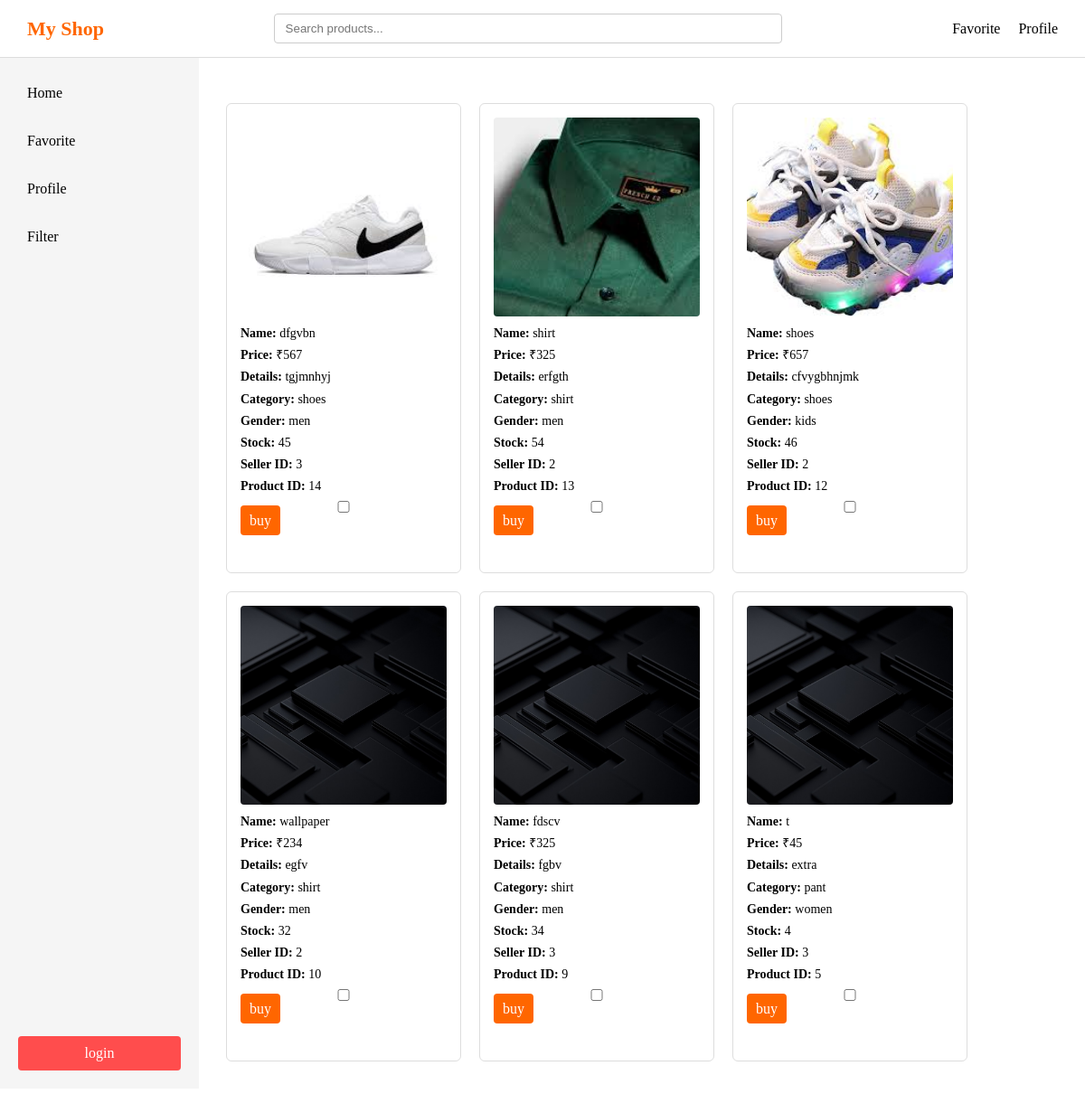
The page / on the database its author committed.
### main.py (models this page shows)
class Product(db.Model):
    id=db.Column(db.Integer, primary_key = True)
    product_name = db.Column(db.String(100))
    product_price= db.Column(db.Integer)
    product_image= db.Column(db.String(200))
    product_details = db.Column(db.Text)
    product_category = db.Column(db.String(100))
    product_gender= db.Column(db.String(20))
    product_stock= db.Column(db.Integer)
    seller_id = db.Column(db.Integer, db.ForeignKey('user.id'))

### main.py (the view)
@app.route('/')
def main():
    if 'user' in session:
        return redirect(url_for('home'))
    products = Product.query.order_by(Product.id.desc()).all()
    return render_template("main.html", products = products )

### templates/main.html (shortened to what this page needs)
<!DOCTYPE html>
<html lang="en">
<head>
    <link rel="stylesheet" href="{{ url_for('static', filename='style.css') }}">
</head>
<body id="body">
    <div class="header">
        <div class="logo">My Shop</div>
        <div class="searchbar" id="searchbar">
            <input type="text" placeholder="Search products..." />
        </div>
        <div class="right">
            <div class="favorite"><a >Favorite</a></div>
            <div class="profile"><a >Profile</a></div>
        </div>
    </div>
    <div class="layout">
        <div class="sidebar">
            <div class="top">
                <div class="home" id="sidebar-home">Home</div>
                <div class="favorite" id="sidebar-favorite">Favorite</div>
                <div class="profile" id="sidebar-profile">Profile</div>
                <div class="filter" id="sidebar-filter">Filter</div>
            </div>
        <div class="logout" id="sidebar-logout">login</div>
        </div>
        <div class="main">
            {% if products %}
            <div class="products">
                {% for product in products %}
                <div class="product-card">
                    <img src="{{ url_for('static', filename='uploads/' + product.product_image) }}">
                    <p><strong>Name:</strong> {{ product.product_name }}</p>
                    <p><strong>Price:</strong> ₹{{ product.product_price }}</p>
                    <p><strong>Details:</strong> {{ product.product_details }}</p>
                    <p><strong>Category:</strong> {{ product.product_category }}</p>
                    <p><strong>Gender:</strong> {{ product.product_gender }}</p>
                    <p><strong>Stock:</strong> {{ product.product_stock }}</p>
                    <p><strong>Seller ID:</strong> {{ product.seller_id }}</p>
                    <p><strong>Product ID:</strong> {{ product.id }}</p>
                    <input type="checkbox" class="like-checkbox" data-product-id="{{ product.id }}"
                    >
                    <div class="buybutton">
                        <a >buy</a>
                    </div>
                </div>
                {% endfor %}
            </div>
            {% endif %}
        </div>
    </div>
</body>
</html>

### static/style.css (style rules this page uses)
* { margin: 0; padding: 0; box-sizing: border-box; }
.header { display: flex; align-items: center; justify-content: space-between; padding: 15px 30px; background-color: #ffffff; border-bottom: 1px solid #ddd; width: 100%; }
.logo { font-size: 22px; font-weight: bold; color: #ff6600; white-space: nowrap; }
.searchbar { flex: 1; display: flex; justify-content: center; }
.searchbar input { width: 60%; min-width: 250px; padding: 8px 12px; border: 1px solid #ccc; border-radius: 4px; }
.right { display: flex; align-items: center; gap: 20px; white-space: nowrap; }
.right a, .right div { text-decoration: none; color: #000; cursor: pointer; font-weight: 500; }
.layout { display: flex; height: calc(100vh - 70px); }
.sidebar { width: 220px; height: 100%; background-color: #f5f5f5; padding: 20px; display: flex; flex-direction: column; }
.sidebar .top { flex: 1; overflow-y: auto; display: flex; flex-direction: column; gap: 15px; }
.sidebar .top div { padding: 10px; cursor: pointer; border-radius: 4px; }
.sidebar .logout { padding: 10px; background-color: #ff4d4d; color: white; text-align: center; border-radius: 4px; cursor: pointer; flex-shrink: 0; }
.main { flex: 1; padding: 30px; background-color: #ffffff; overflow-y: auto; }
.products { display: grid; grid-template-columns: repeat(auto-fill, 260px); gap: 20px; margin-top: 20px; }
.products > div { width: 260px; height: 520px; border: 1px solid #ddd; border-radius: 6px; padding: 15px; background-color: #fff; display: flex; flex-direction: column; overflow: hidden; }
.products img { width: 100%; height: 220px; object-fit: cover; border-radius: 4px; margin-bottom: 10px; }
.products p { font-size: 14px; margin-bottom: 6px; line-height: 1.3; }
.buybutton a, .products button { margin-top: auto; padding: 8px 10px; border-radius: 4px; text-align: center; background-color: #ff6600; color: white; text-decoration: none; border: none; cursor: pointer; }

### rows shown on the page
Product: product_image (picture), product_name "dfgvbn", product_price "567", product_details "tgjmnhyj", product_category "shoes", product_gender "men", product_stock "45", seller_id "3", id "14"
Product: product_image (picture), product_name "shirt", product_price "325", product_details "erfgth", product_category "shirt", product_gender "men", product_stock "54", seller_id "2", id "13"
Product: product_image (picture), product_name "shoes", product_price "657", product_details "cfvygbhnjmk", product_category "shoes", product_gender "kids", product_stock "46", seller_id "2", id "12"
Product: product_image (picture), product_name "wallpaper", product_price "234", product_details "egfv", product_category "shirt", product_gender "men", product_stock "32", seller_id "2", id "10"
Product: product_image (picture), product_name "fdscv", product_price "325", product_details "fgbv", product_category "shirt", product_gender "men", product_stock "34", seller_id "3", id "9"
Product: product_image (picture), product_name "t", product_price "45", product_details "extra", product_category "pant", product_gender "women", product_stock "4", seller_id "3", id "5"
